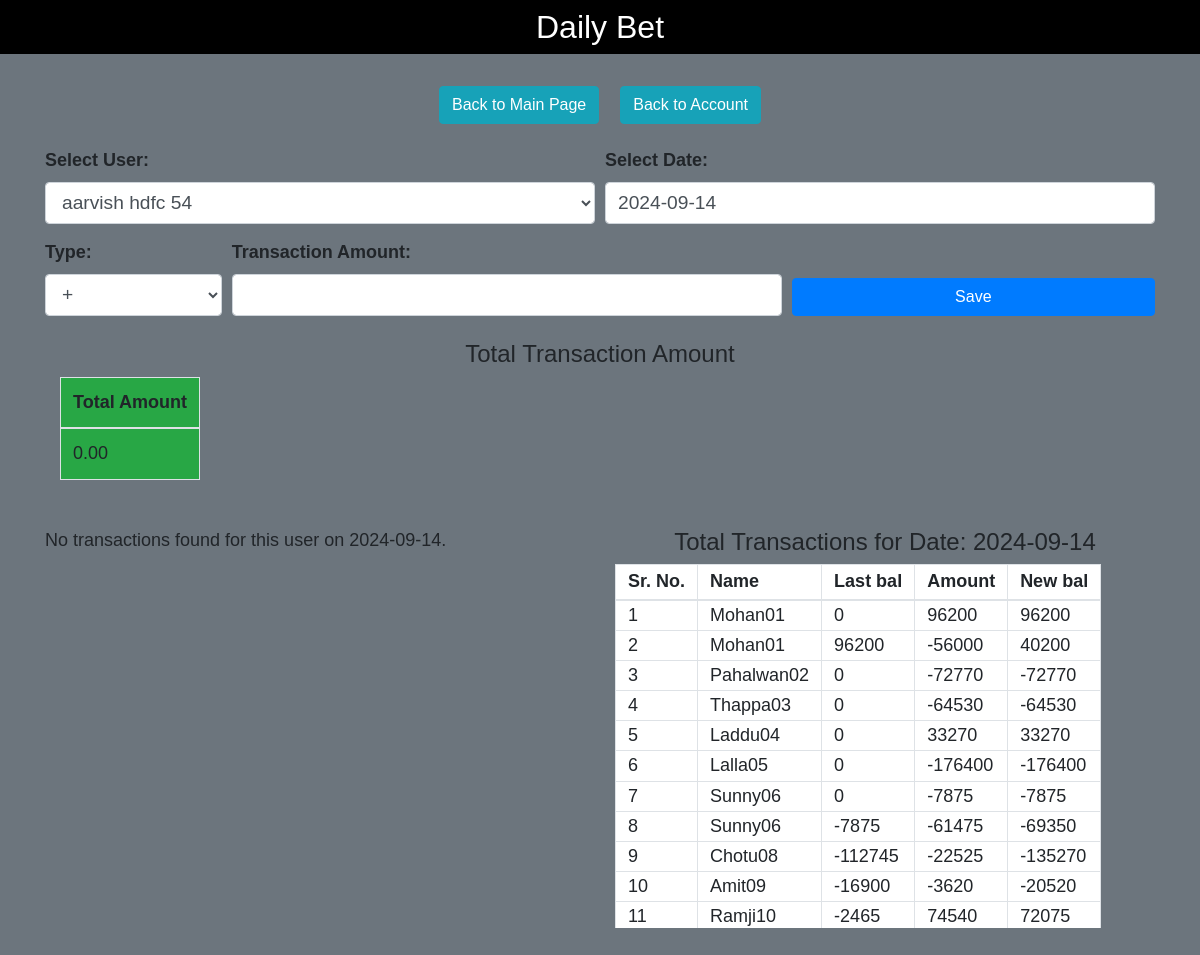
Page /transaction_manager.php?date=2024-09-14 (signed in) on the committed database.
### tables this page shows
CREATE TABLE `transaction_history` (
  `id` int(11) NOT NULL,
  `user_id` int(11) NOT NULL,
  `transaction_amount` decimal(10,2) NOT NULL,
  `transaction_date` date NOT NULL,
  `wallet_balance_at_transaction` decimal(10,2) NOT NULL DEFAULT 0.00,
  `previous_balance` decimal(10,2) NOT NULL DEFAULT 0.00,
  `updated_wallet_balance` decimal(10,2) NOT NULL DEFAULT 0.00
);

CREATE TABLE `users_bet` (
  `id` int(11) NOT NULL,
  `name` varchar(255) NOT NULL,
  `wallet` decimal(10,2) DEFAULT NULL,
  `mobile_number` varchar(15) DEFAULT NULL
);

### transaction_manager.php (the view, shortened to what this page needs)
<?php
include 'db.php';
$users = [];
$result = $conn->query("SELECT id, name FROM users_bet");
while ($row = $result->fetch_assoc()) {
    $users[] = $row;
}
$transactions = [];
$selectedDate = isset($_GET['date']) ? $_GET['date'] : date('Y-m-d');
$selectedUserId = isset($_GET['user_id']) ? intval($_GET['user_id']) : ($users[0]['id'] ?? 0);
$stmt = $conn->prepare("SELECT name FROM users_bet WHERE id = ?");
$stmt->bind_param("i", $selectedUserId);
$stmt->execute();
$stmt->bind_result($selectedUserName);
$totalTransactions = [];
$stmt = $conn->prepare("
    SELECT th.id, u.name, th.transaction_amount, th.previous_balance, th.updated_wallet_balance, th.transaction_date
    FROM transaction_history th
    JOIN users_bet u ON th.user_id = u.id
    WHERE DATE(th.transaction_date) = ?");
$stmt->bind_param("s", $selectedDate);
$stmt->execute();
$result = $stmt->get_result();
while ($row = $result->fetch_assoc()) {
    $totalTransactions[] = $row;
}
?>
<!DOCTYPE html>
<html lang="en">
<head>
    <link rel="stylesheet" href="https://maxcdn.bootstrapcdn.com/bootstrap/4.5.2/css/bootstrap.min.css">
    <link rel="stylesheet" href="https://cdnjs.cloudflare.com/ajax/libs/bootstrap-datepicker/1.9.0/css/bootstrap-datepicker.min.css">
    <link href="assets/css/styles.css" rel="stylesheet">
</head>
<body>
<header class="text-white text-center repayment-header" style="background-color: black;">
    <h2 class="text-white text-center py-2">Daily Bet</h2>
</header>
<div class="container pt-4">
    <div class="text-center mb-4">
        <button type="button" class="btn btn-info btn-custom mx-2" onclick="window.location.href='index.php'">
            <i class="fas fa-arrow-left"></i> Back to Main Page
        </button>
        <button type="button" class="btn btn-info btn-custom mx-2" onclick="window.location.href='user_management.php'">
            <i class="fas fa-arrow-left"></i> Back to Account
        </button>
    </div>
    <form id="transactionForm">
        <div class="form-row form-row-custom">
            <div class="col-md-6 form-group form-group-custom">
                <label for="userName">Select User:</label>
                <select id="userName" name="id" class="form-control" required>
                    <?php foreach ($users as $user) { ?>
                        <option value="<?php echo $user['id']; ?>" <?php echo ($user['id'] == $selectedUserId) ? 'selected' : ''; ?>>
                            <?php echo $user['name']; ?>
                        </option>
                    <?php } ?>
                </select>
            </div>
            <div class="col-md-6 form-group form-group-custom">
                <label for="datePicker">Select Date:</label>
                <input type="text" id="datePicker" class="form-control datepicker" value="<?php echo htmlspecialchars($selectedDate); ?>" required>
            </div>
        </div>
<div class="form-row form-row-custom">
<?php
$selectedAmountType = isset($_GET['amountType']) ? $_GET['amountType'] : 'positive';
?>
<div class="col-md-2 form-group form-group-custom">
    <label for="amountType">Type:</label>
    <select id="amountType" name="amountType" class="form-control" required>
        <option value="positive" <?php echo ($selectedAmountType == 'positive') ? 'selected' : ''; ?>>+</option>
    </select>
</div>
    <div class="col-md-6 form-group form-group-custom">
        <label for="transactionAmount">Transaction Amount:</label>
        <input type="number" id="transactionAmount" name="transactionAmount" class="form-control" step="0.01" required>
    </div>
    <div class="col-md-4 form-group form-group-custom d-flex align-items-end">
        <button type="submit" class="btn btn-primary w-100">Save</button>
    </div>
</div>
<div class="container mt-4">
    <h4 class="text-center">Total Transaction Amount</h4>
    <table class="table table-bordered bg-success">
        <thead>
            <tr>
                <th>Total Amount</th>
            </tr>
        </thead>
        <tbody>
            <tr>
                <td id="totalTransactionAmount">0.00</td>
            </tr>
        </tbody>
    </table>
</div>
    <div class="row mt-5">
        <div class="col-md-6">
            <div class="table-container">
                <?php if (!empty($transactions)) { ?>
                    <h4 class="text-center">Transactions for User: <?php echo htmlspecialchars($selectedUserName); ?></h4>
                    <div class="table-responsive">
                        <table class="table table-bordered bg-white daily-bet-repayment">
                            <thead>
                                <tr>
                                    <th>Sr. No.</th>
                                    <th>Last bal</th>
                                    <th>Amount</th>
                                    <th>New bal</th>
                                    <th></th>
                                </tr>
                            </thead>
                            <tbody id="transactionTableBody">
                                <?php $srNo = 1; foreach ($transactions as $transaction) { ?>
                                    <tr>
                                        <td><?php echo $srNo++; ?></td>
                                        <td><?php echo intval($transaction['previous_balance']); ?></td>
                                        <td><?php echo intval($transaction['transaction_amount']); ?></td>
                                        <td><?php echo intval($transaction['updated_wallet_balance']); ?></td>
                                        <td>
                                            <button class="btn btn-danger delete-btn" data-id="<?php echo $transaction['id']; ?>">Delete</button>
                                        </td>
                                    </tr>
                                <?php } ?>
                            </tbody>
                        </table>
                    </div>
                <?php } else { ?>
                    <p>No transactions found for this user on <?php echo htmlspecialchars($selectedDate); ?>.</p>
                <?php } ?>
            </div>
        </div>
        <div class="col-md-6">
            <div class="table-container">
                <?php if (!empty($totalTransactions)) { ?>
                    <h4 class="text-center">Total Transactions for Date: <?php echo htmlspecialchars($selectedDate); ?></h4>
                    <div class="table-responsive">
                        <table class="table table-bordered bg-white daily-bet-repayment">
                            <thead>
                                <tr>
                                    <th>Sr. No.</th>
                                    <th>Name</th>
                                    <th>Last bal</th>
                                    <th>Amount</th>
                                    <th>New bal</th>
                                </tr>
                            </thead>
                            <tbody id="totalTransactionTableBody">
                                <?php $srNo = 1; foreach ($totalTransactions as $transaction) { ?>
                                    <tr>
                                        <td><?php echo $srNo++; ?></td>
                                        <td><?php echo htmlspecialchars($transaction['name']); ?></td>
                                        <td><?php echo intval($transaction['previous_balance']); ?></td>
                                        <td><?php echo intval($transaction['transaction_amount']); ?></td>
                                        <td><?php echo intval($transaction['updated_wallet_balance']); ?></td>
                                    </tr>
                                <?php } ?>
                            </tbody>
                        </table>
                    </div>
                <?php } else { ?>
                    <p>No transactions found for the selected date.</p>
                <?php } ?>
            </div>
        </div>
    </div>
</div>
</body>
</html>

### assets/css/styles.css (style rules this page uses)
body { background-color: #6c757d !important; padding: 0px; margin: 0px; line-height: 1.4; font-family: 'Poppins', sans-serif !important; font-size: 18px; overflow-x: hidden; }
label { font-weight: bold !important; }
table { border-collapse: collapse !important; width: max-content !important; }
th, td { white-space: nowrap; }
.form-control { font-size: 1.2rem !important; }
.btn { font-size: 16px; }
.datepicker { z-index: 1050 !important; }
.form-row-custom { margin-bottom: 1rem; }
.form-group-custom { margin-bottom: 0; }
.btn-custom { margin: 0 5px; }
.form-group .form-control { display: inline-block; }
.table-container { overflow-x: auto; }
.daily-bet-repayment td { padding: 2px .75rem 2px .75rem; }
.daily-bet-repayment th { padding: 4px .75rem 4px .75rem; }

### transaction_manager.php (style rules this page uses)
.table-container { margin-bottom: 30px; max-height: 400px; overflow-y: auto; }
.table-container table { width: 100%; table-layout: fixed; }
.table-container th, .table-container td { word-wrap: break-word; }

### rows in the picture
transaction_history: user.name "Mohan01", previous_balance "0", transaction_amount "96200", updated_wallet_balance "96200"
transaction_history: user.name "Mohan01", previous_balance "96200", transaction_amount "-56000", updated_wallet_balance "40200"
transaction_history: user.name "Pahalwan02", previous_balance "0", transaction_amount "-72770", updated_wallet_balance "-72770"
transaction_history: user.name "Thappa03", previous_balance "0", transaction_amount "-64530", updated_wallet_balance "-64530"
transaction_history: user.name "Laddu04", previous_balance "0", transaction_amount "33270", updated_wallet_balance "33270"
transaction_history: user.name "Lalla05", previous_balance "0", transaction_amount "-176400", updated_wallet_balance "-176400"
transaction_history: user.name "Sunny06", previous_balance "0", transaction_amount "-7875", updated_wallet_balance "-7875"
transaction_history: user.name "Sunny06", previous_balance "-7875", transaction_amount "-61475", updated_wallet_balance "-69350"
transaction_history: user.name "Chotu08", previous_balance "-112745", transaction_amount "-22525", updated_wallet_balance "-135270"
transaction_history: user.name "Amit09", previous_balance "-16900", transaction_amount "-3620", updated_wallet_balance "-20520"
transaction_history: user.name "Ramji10", previous_balance "-2465", transaction_amount "74540", updated_wallet_balance "72075"

### other values in the picture
$selectedDate "2024-09-14"
form field id "aarvish hdfc 54"
